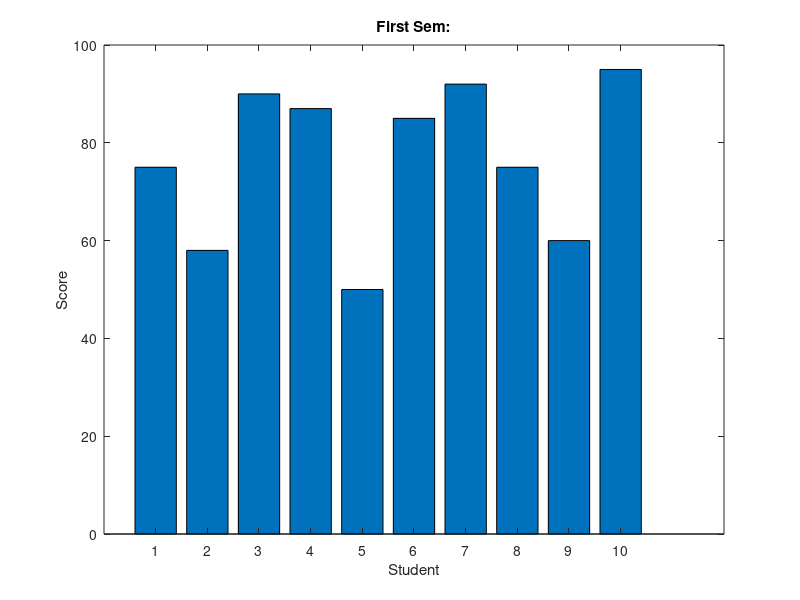

MATLAB code for this plot:
x = [1:10];
y = [75, 58, 90, 87, 50, 85, 92, 75, 60, 95];
bar(x,y), xlabel('Student'),ylabel('Score'),
title('First Sem:')
print -deps graph.ep